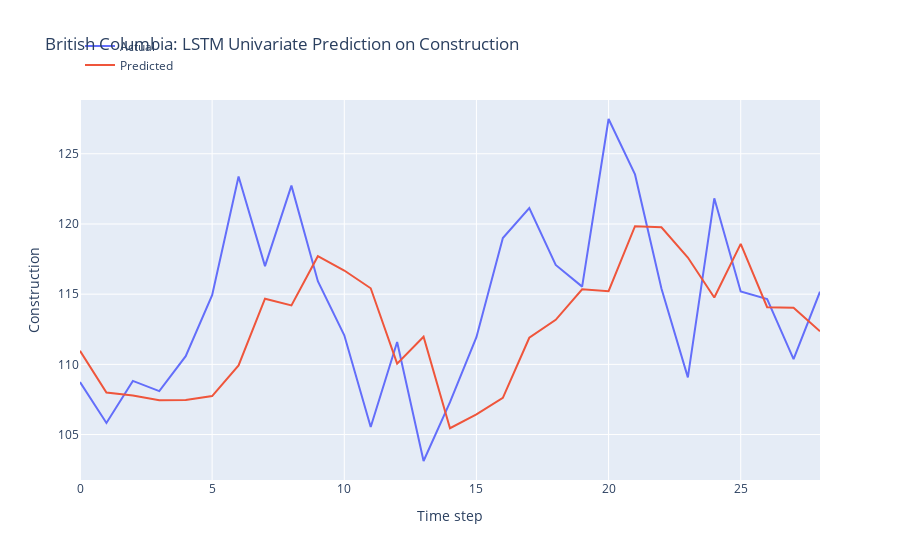

Notebook code cell kept with this figure:
### Code cell
n_features = 1
X_train = X_train.reshape(X_train.shape[0], X_train.shape[1], n_features)

# define model
model = Sequential()
model.add(LSTM(50, activation='relu', input_shape=(n_steps, n_features)))
model.add(Dense(1))

# model = Sequential()
# model.add(LSTM(100, activation='relu', input_shape=(n_steps, n_features), kernel_regularizer=L2(0.001), return_sequences=True))
# model.add(LSTM(50, activation='relu', kernel_regularizer=L2(0.01)))
# model.add(Dense(1))

def r_squared(y_true, y_pred):
    SS_res =  K.sum(K.square(y_true - y_pred)) 
    SS_tot = K.sum(K.square(y_true - K.mean(y_true))) 
    return ( 1 - SS_res/(SS_tot + K.epsilon()) )

# Compile the model
model.compile(optimizer='adam', 
              loss='mse',
              metrics=[r_squared])

early_stopping = EarlyStopping(monitor='loss', patience=5, restore_best_weights=True)

# fit model
history = model.fit(X_train, y_train, 
          epochs = 20,
          batch_size = 32,
          verbose = 0,
          callbacks=[early_stopping])

# Obtain the MSE and R-squared from the last epoch
last_epoch_mse = history.history['loss'][-1]
last_epoch_r_squared = history.history['r_squared'][-1]

# Print the MSE and R-squared
print("Mean Squared Error (MSE) from the last epoch:", last_epoch_mse)
print("R-squared from the last epoch:", last_epoch_r_squared)

# plot loss and r2 score
plt.figure(figsize=(10, 6))

# Plot train loss
plt.plot(history.history['loss'], label='Train Loss')

# Plot train R-squared score
plt.plot(history.history['r_squared'], label='Train R2')

plt.title('Model Training Loss and R-squared Score')
plt.xlabel('Epochs')
plt.ylabel('Value')
plt.legend()
plt.grid(True)
plt.show()

# Evaluate the model
loss = model.evaluate(X_test, y_test)
print("MSE and R_squared:", loss)

# make prediction on test data
X_test = X_test.reshape(X_test.shape[0], X_test.shape[1], n_features)
y_pred = model.predict(X_test)

# Print the first 5 predictions and actual values
print("Predictions:")
flattened_predictions = [pred[0] for pred in y_pred[:10]]
print(flattened_predictions)
# print(y_pred[:10].tolist())
print("Actual values:")
rounded_actual_values = [round(value, len(str(prediction).split('.')[1])) for value, prediction in zip(y_test[:10], flattened_predictions)]
print(rounded_actual_values)

# plot the actual and predicted values for test data
trace1 = go.Scatter(x=np.arange(len(y_test)), y=y_test.flatten(), mode='lines', name='Actual')
trace2 = go.Scatter(x=np.arange(len(y_pred)), y=y_pred.flatten(), mode='lines', name='Predicted')

# Create layout
layout = go.Layout(
    title='British Columbia: LSTM Univariate Prediction on Construction',
    xaxis=dict(title='Time step'),
    yaxis=dict(title='Construction'),
    legend=dict(x=0, y=1.18)
)

# Create figure
fig = go.Figure(data=[trace1, trace2], layout=layout)

# Show plot
fig.show()

### Figure 1 — Plotly figure (JSON) as saved in the notebook; plotly's stock layout.template omitted (floating-point values rounded to 4 significant figures)
{"data": [{"mode": "lines", "name": "Actual", "type": "scatter", "x": [0, 1, 2, 3, 4, 5, 6, 7, 8, 9, 10, 11, 12, 13, 14, 15, 16, 17, 18, 19, 20, 21, 22, 23, 24, 25, 26, 27, 28], "y": [108.7, 105.8, 108.8, 108.1, 110.6, 114.9, 123.4, 117.0, 122.7, 115.9, 112.1, 105.5, 111.6, 103.1, 107.3, 111.9, 119.0, 121.1, 117.1, 115.5, 127.5, 123.5, 115.4, 109.1, 121.8, 115.2, 114.6, 110.4, 115.2]}, {"mode": "lines", "name": "Predicted", "type": "scatter", "x": [0, 1, 2, 3, 4, 5, 6, 7, 8, 9, 10, 11, 12, 13, 14, 15, 16, 17, 18, 19, 20, 21, 22, 23, 24, 25, 26, 27, 28], "y": [111.0, 108.0, 107.8, 107.4, 107.5, 107.7, 109.9, 114.7, 114.2, 117.7, 116.7, 115.4, 110.1, 112.0, 105.5, 106.4, 107.6, 111.9, 113.2, 115.3, 115.2, 119.8, 119.8, 117.6, 114.8, 118.6, 114.1, 114.0, 112.4]}], "layout": {"legend": {"x": 0, "y": 1.18}, "title": {"text": "British Columbia: LSTM Univariate Prediction on Construction"}, "xaxis": {"title": {"text": "Time step"}}, "yaxis": {"title": {"text": "Construction"}}}}
